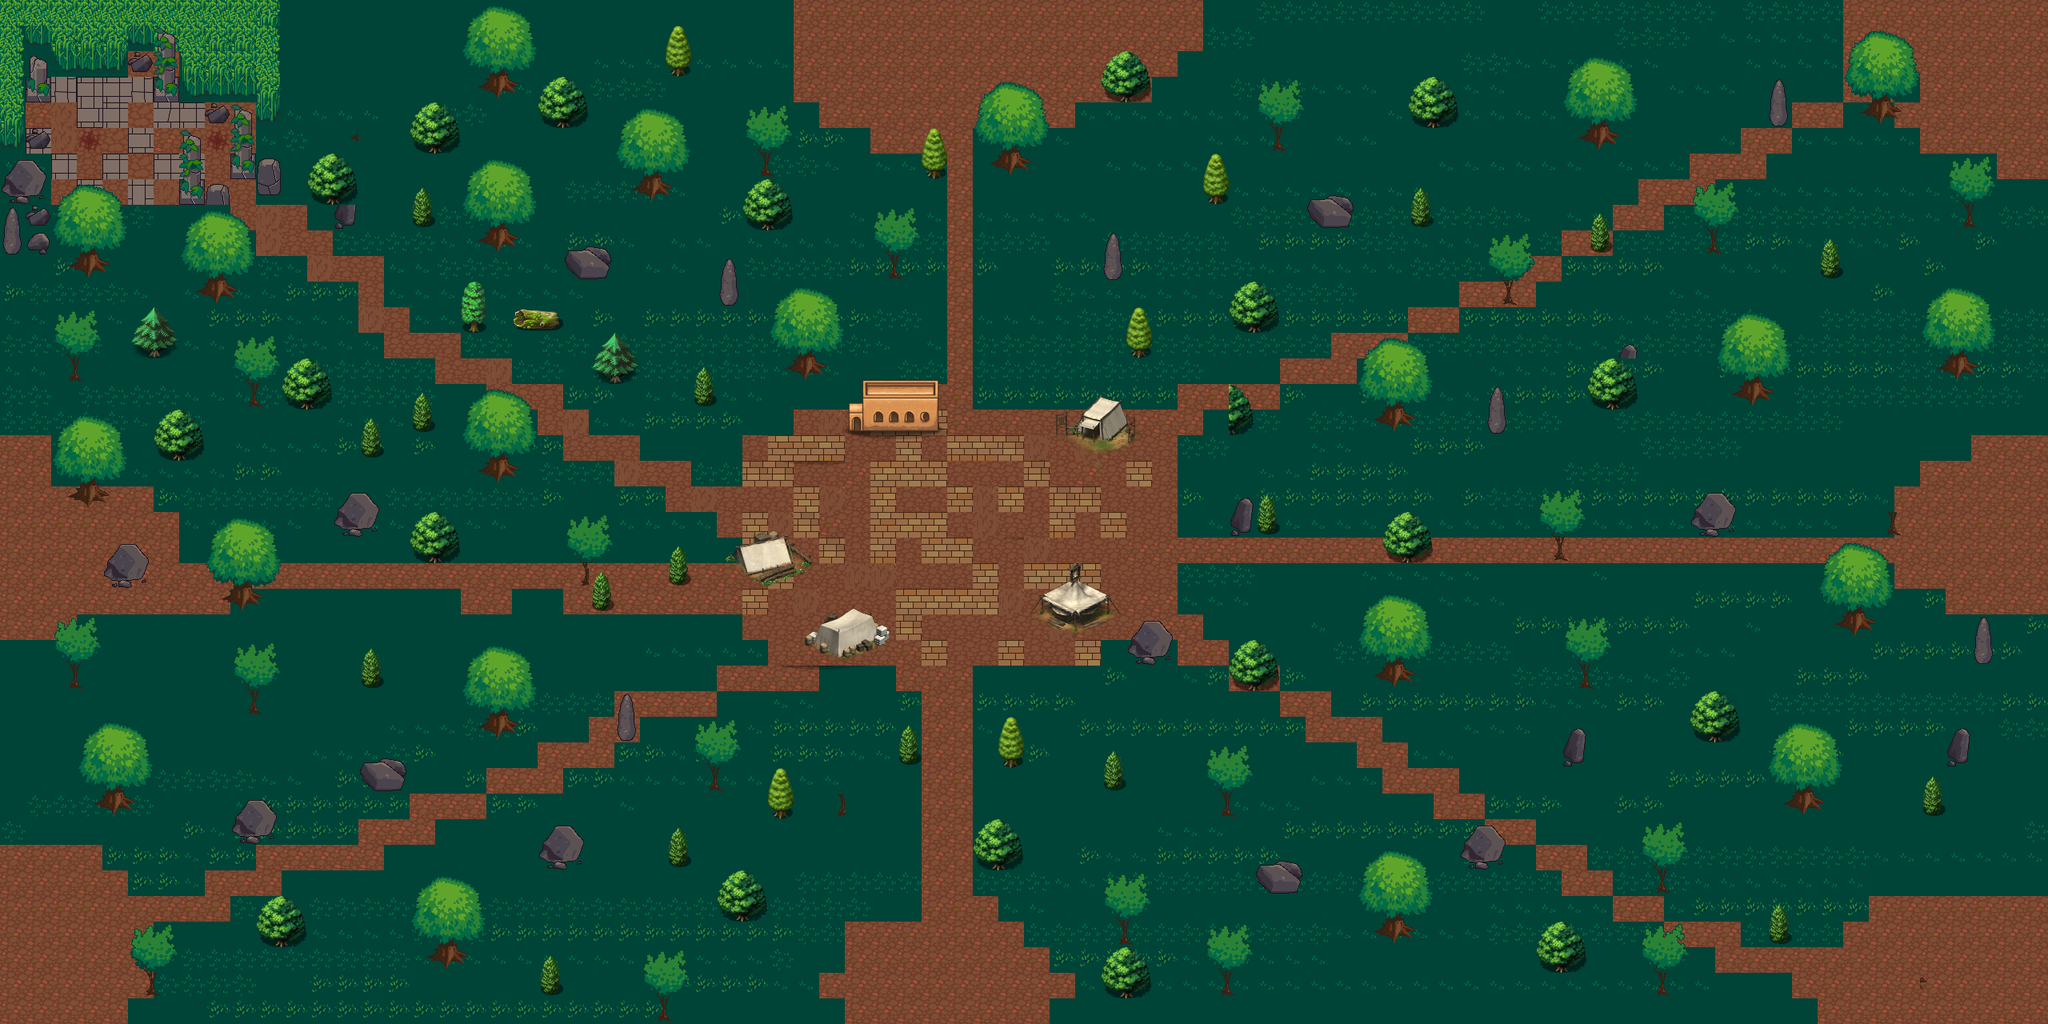

Rendered tile map (Tiled .tmx) drawn with the repository's tilesets; below, a short description and the map source with its tile grids summarised:
An orthogonal 80x40 tile map with 32x32 px tiles, 2 tile layers (ground, trees), 11 tilesets.

<map version="1.4" tiledversion="1.4.3" orientation="orthogonal" renderorder="right-down" width="80" height="40" tilewidth="32" tileheight="32" infinite="0" nextlayerid="4" nextobjectid="1">
 <tileset firstgid="1" source="terrain_atlas.tsx" />
 <tileset firstgid="1025" source="0.tsx" />
 <tileset firstgid="1041" source="1.tsx" />
 <tileset firstgid="1057" source="3.tsx" />
 <tileset firstgid="1073" source="4.tsx" />
 <tileset firstgid="1089" source="zzz.tsx" />
 <tileset firstgid="3105" source="datt3xv-f3753c36-16fe-49b0-a548-dd2d6d9aa8ef.tsx" />
 <tileset firstgid="3361" source="bb1.tsx" />
 <tileset firstgid="3377" source="aaa1.tsx" />
 <tileset firstgid="3393" source="dddd.tsx" />
 <tileset firstgid="3409" source="cccc.tsx" />
 <layer id="1" name="ground" width="80" height="40">
  <data>[3200 cells, 3200 non-empty, 21 distinct tile ids]</data>
 </layer>
 <layer id="2" name="trees" width="80" height="40">
  <data>[3200 cells, 733 non-empty, 130 distinct tile ids]</data>
 </layer>
</map>
